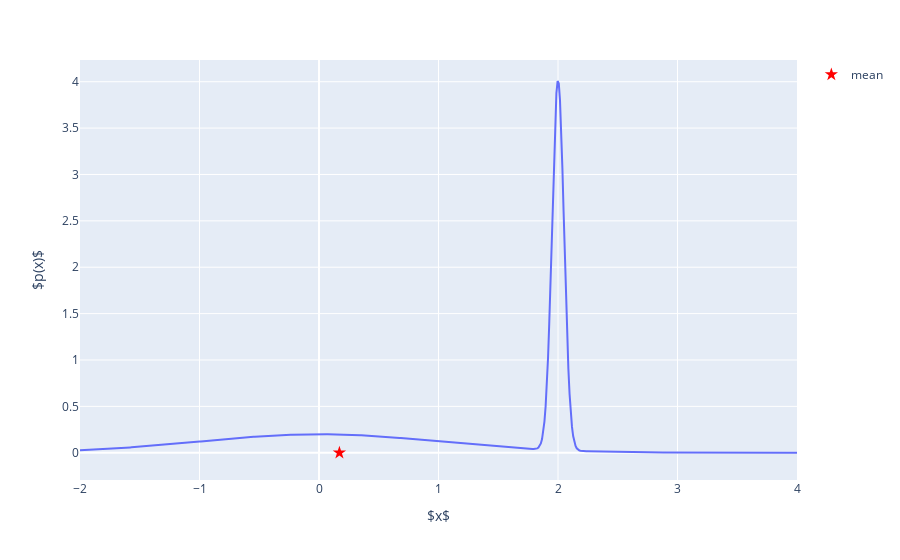

Notebook cell for this chart:
### Code cell
def plot_mixture_norm_probability_density(means, std_deviations, distribution_weights, line_width=2):
    """
    Plot the probability density function of a mixture of normal distributions.

    Parameters
    ----------
    means : list of float
        List of means for each normal distribution in the mixture.
    std_deviations : list of float
        List of standard deviations for each normal distribution in the mixture.
    distribution_weights : list of float
        List of weights for each normal distribution in the mixture. Must sum to 1.
    line_width : float, optional, default: 2
        Line width for the probability density plot.

    Raises
    ------
    ValueError
        If lengths of means, std_deviations, and distribution_weights are not equal,
        if any element in std_deviations is negative,
        or if any element in distribution_weights is negative and their sum is not equal to 1.

    Examples
    --------
    >>> means = [0, 2]
    >>> std_deviations = [1, 0.05]
    >>> distribution_weights = [0.5, 0.5]
    >>> plot_mixture_norm_probability_density(means, std_deviations, distribution_weights)
    """
    def _validate():
        if len(means) != len(std_deviations) or len(means) != len(distribution_weights):
            raise ValueError("Lengths of means, std_deviations, and distribution_weights must be equal.")
        if not all(std_dev >= 0 for std_dev in std_deviations):
            raise ValueError("All elements in std_deviations must be non-negative.")
        if not all(weight >= 0 for weight in distribution_weights):
            raise ValueError("All elements in distribution_weights must be non-negative.")
        weight_sum = jnp.sum(distribution_weights)
        if not jnp.isclose(weight_sum, 1, rtol=1e-5, atol=1e-8):
            raise ValueError("The sum of distribution_weights must be equal to 1.")
        
    _validate()
    # Define normal distributions
    normal_distributions = [norm(loc=means[i], scale=std_deviations[i]) for i in range(len(means))]
    # Define a set of x points for graphing.
    x_values = jnp.linspace(-2, 2 * max(means), 600)
    # Combine the two distributions by their weights, evaluated at the x points.
    probability_density = sum(distribution_weights[i] * normal_distributions[i].pdf(x_values) for i in range(len(means)))
    # Calculate the mean of the final distribution.
    mean_probability_density = jnp.mean(x_values * probability_density)
    # Create a data frame for plotly.express
    data = {
        'x': x_values,
        'probability_density': probability_density
    }
    # Create the plot with plotly.express
    fig = px.line(data, x='x', y='probability_density')
    # Add a star marker for the mean
    trace = go.Scatter(
        x=[mean_probability_density],
        mode='markers',
        marker=dict(symbol='star', size=10, color='red'),
        name='mean'
    )
    fig.add_trace(trace)

    fig.update_xaxes(title_text='$x$')
    fig.update_yaxes(title_text='$p(x)$')
    fig.show()


# Example usage
means = [0, 2]
std_deviations = [1, 0.05]
distribution_weights = [0.5, 0.5]
plot_mixture_norm_probability_density(means, std_deviations, distribution_weights)

### Figure 1 — Plotly figure (JSON) as saved in the notebook; plotly's stock layout.template omitted (floating-point values rounded to 4 significant figures; data arrays with more than 128 entries replaced by an {"elided": "..."} marker saying what was removed)
{"data": [{"hovertemplate": "x=%{x}<br>probability_density=%{y}<extra></extra>", "legendgroup": "", "line": {"color": "#636efa", "dash": "solid"}, "marker": {"symbol": "circle"}, "mode": "lines", "name": "", "orientation": "v", "showlegend": false, "type": "scatter", "x": {"elided": "600 float values"}, "xaxis": "x", "y": {"elided": "600 float values"}, "yaxis": "y"}, {"marker": {"color": "red", "size": 10, "symbol": "star"}, "mode": "markers", "name": "mean", "type": "scatter", "x": [0.1708]}], "layout": {"legend": {"tracegroupgap": 0}, "margin": {"t": 60}, "xaxis": {"anchor": "y", "domain": [0, 1], "title": {"text": "$x$"}}, "yaxis": {"anchor": "x", "domain": [0, 1], "title": {"text": "$p(x)$"}}}}
